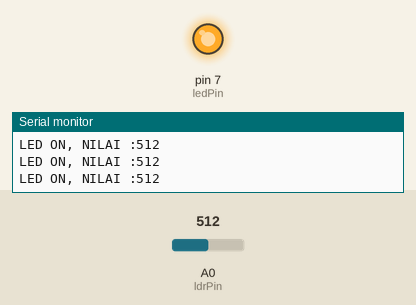
The sketch below on a simulated Arduino Uno, built with avr-gcc and run on an emulated ATmega328P. On the bench: output pins drawn as LEDs (lit = HIGH), the last lines printed to the serial monitor. Inputs (shaded band) come from the test bench; at power-on: A0 (ldrPin) = 512.

Above: at 1.2 s.
1.3 s: A0 (ldrPin) set to 216
2.8 s: A0 (ldrPin) set to 184
At 3.5 s:
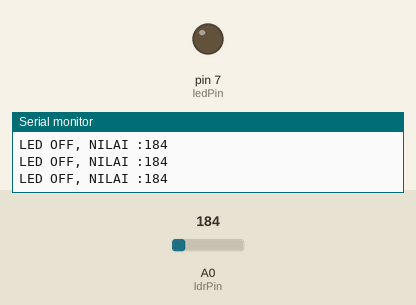
4.3 s: A0 (ldrPin) set to 1023
At 4.9 s:
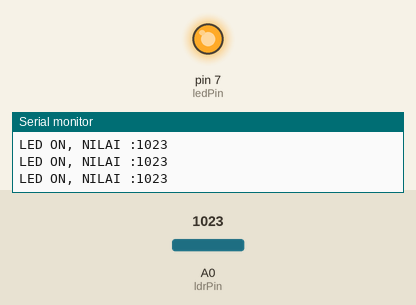
Timing chart, 0 to 7.3 s (numbered marks = the images above; inputs shaded):
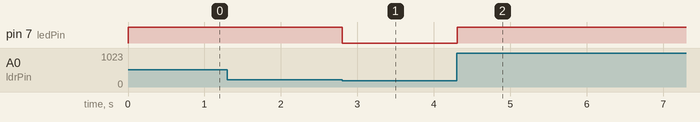

Measured:
- the behaviour switches between 201 and 200 on A0 (ldrPin) (found by bisection; images 0 and 1)
- after the input at 2.8 s, pin 7 (ledPin): HIGH → LOW at once
- after the input at 4.3 s, pin 7 (ledPin): LOW → HIGH at once

The sketch:

lnfollower.ino
```cpp
const int ledPin = 7;
const int ldrPin = A0;

void setup() {
Serial.begin(9600);
pinMode(ledPin, OUTPUT);
pinMode(ldrPin, INPUT);

}
void loop() {
    int ldrStatus = analogRead(ldrPin);

      if (ldrStatus > 200) {
      digitalWrite(ledPin, HIGH);
      Serial.print("LED ON, NILAI :");
      Serial.println(ldrStatus);
      } else {
      digitalWrite(ledPin, LOW);
      Serial.print("LED OFF, NILAI :");
      Serial.println(ldrStatus);

      }
}
```
